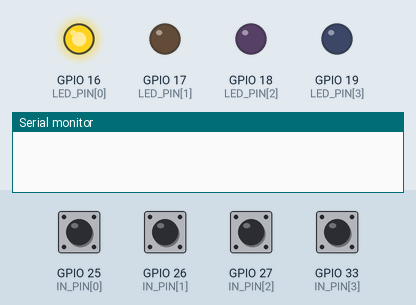
Simulated run of this sketch. Board: ESP32. Parts: output pins drawn as LEDs (lit = HIGH), the last lines printed to the serial monitor. The test bench sets the inputs (shaded band); at power-on: GPIO 25 (IN_PIN[0]), GPIO 26 (IN_PIN[1]), GPIO 27 (IN_PIN[2]), GPIO 33 (IN_PIN[3]) HIGH. Nothing arrives over Bluetooth unless stated; a phone connects over Bluetooth LE 3 s after start.

Above: at 0.1 s.
At 0.5 s:
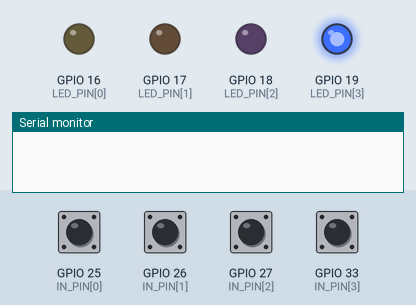
At 1.8 s:
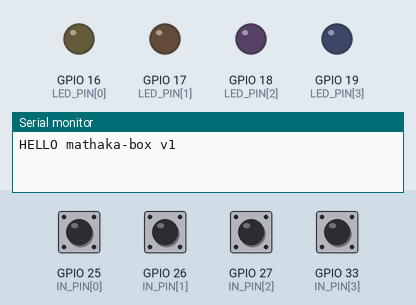
1.9 s: GPIO 25 (IN_PIN[0]) pulled LOW for 0.15 s
Timing chart, 0 to 4.9 s (numbered marks = the images above; inputs shaded):
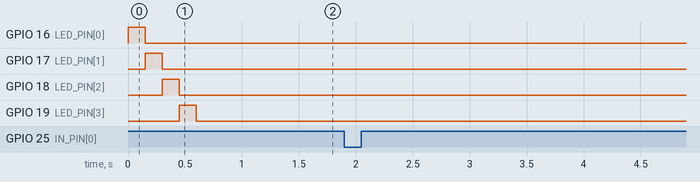

The sketch:

mathaka_box.ino
```cpp
// (licence header left out)
#include <BLEDevice.h>
#include <BLEServer.h>
#include <BLEUtils.h>
#include <BLE2902.h>

// ---- choose the inputs ----
// 0 = push buttons (sends PRESS n)
// 1 = lid reed switches, magnet on the lid (sends LID n OPEN / LID n CLOSE)
#define INPUT_MODE_LID 0

// Same UUIDs as packages/core/src/box.ts
#define SERVICE_UUID "6e1a0001-6d61-7468-616b-612d626f7821"
#define COMMAND_UUID "6e1a0002-6d61-7468-616b-612d626f7821"
#define EVENT_UUID   "6e1a0003-6d61-7468-616b-612d626f7821"

const int SLOTS = 4;
const int LED_PIN[SLOTS] = {16, 17, 18, 19};   // morning, noon, evening, night (220 ohm resistor each)
const int IN_PIN[SLOTS]  = {25, 26, 27, 33};   // to GND, internal pull-up: LOW = pressed / lid closed on magnet

// Blinking is slow on purpose: max 1 flash per second (photosensitivity safety).
const unsigned long BLINK_HALF_MS = 500;
const unsigned long DEBOUNCE_MS = 40;
// a lit slot turns itself off after 3 hours, in case the phone is gone
const unsigned long AUTO_OFF_MS = 3UL * 60UL * 60UL * 1000UL;

enum LedMode { OFF, ON, BLINK };
LedMode mode[SLOTS] = {OFF, OFF, OFF, OFF};
unsigned long litSince[SLOTS] = {0, 0, 0, 0};

int lastRaw[SLOTS];
int stable[SLOTS];
unsigned long changedAt[SLOTS];

BLECharacteristic *eventChar = nullptr;
bool phoneConnected = false;
bool sayHello = false;

// ---------- output: to BLE (if connected) and always to Serial ----------
void sendEvent(const String &line) {
  Serial.println(line);
  if (phoneConnected && eventChar) {
    eventChar->setValue(line.c_str());
    eventChar->notify();
  }
}

// ---------- commands ----------
void setMode(int i, LedMode m) {
  mode[i] = m;
  litSince[i] = (m == OFF) ? 0 : millis();
  if (m == OFF) digitalWrite(LED_PIN[i], LOW);
  if (m == ON) digitalWrite(LED_PIN[i], HIGH);
}

void handleCommand(String line) {
  line.trim();
  line.toUpperCase();
  if (line == "ALL_OFF") {
    for (int i = 0; i < SLOTS; i++) setMode(i, OFF);
    return;
  }
  int sp = line.indexOf(' ');
  if (sp < 0) return;
  String cmd = line.substring(0, sp);
  int n = line.substring(sp + 1).toInt();
  if (n < 1 || n > SLOTS) return;  // ignore anything we do not understand
  int i = n - 1;
  if (cmd == "LIGHT") setMode(i, ON);
  else if (cmd == "BLINK") setMode(i, BLINK);
  else if (cmd == "OFF") setMode(i, OFF);
}

// ---------- BLE ----------
class ServerEvents : public BLEServerCallbacks {
  void onConnect(BLEServer *s) override {
    phoneConnected = true;
    sayHello = true;
  }
  void onDisconnect(BLEServer *s) override {
    phoneConnected = false;
    BLEDevice::startAdvertising();  // let the phone find us again
  }
};

class CommandWrites : public BLECharacteristicCallbacks {
  void onWrite(BLECharacteristic *c) override {
    // getValue() is std::string on core 2.x and String on 3.x: c_str() works for both
    handleCommand(String(c->getValue().c_str()));
  }
};

void setupBle() {
  BLEDevice::init("mathaka-box");
  BLEServer *server = BLEDevice::createServer();
  server->setCallbacks(new ServerEvents());
  BLEService *service = server->createService(SERVICE_UUID);
  BLECharacteristic *command = service->createCharacteristic(
      COMMAND_UUID, BLECharacteristic::PROPERTY_WRITE | BLECharacteristic::PROPERTY_WRITE_NR);
  command->setCallbacks(new CommandWrites());
  eventChar = service->createCharacteristic(EVENT_UUID, BLECharacteristic::PROPERTY_NOTIFY | BLECharacteristic::PROPERTY_READ);
  eventChar->addDescriptor(new BLE2902());
  service->start();
  BLEAdvertising *adv = BLEDevice::getAdvertising();
  adv->addServiceUUID(SERVICE_UUID);
  adv->setScanResponse(true);
  BLEDevice::startAdvertising();
}

// ---------- setup / loop ----------
void setup() {
  Serial.begin(115200);
  for (int i = 0; i < SLOTS; i++) {
    pinMode(LED_PIN[i], OUTPUT);
    digitalWrite(LED_PIN[i], LOW);
    pinMode(IN_PIN[i], INPUT_PULLUP);
    lastRaw[i] = stable[i] = digitalRead(IN_PIN[i]);
    changedAt[i] = 0;
  }
  // a short hello wave so the family knows every LED works
  for (int i = 0; i < SLOTS; i++) { digitalWrite(LED_PIN[i], HIGH); delay(150); digitalWrite(LED_PIN[i], LOW); }
  setupBle();
  sendEvent("HELLO mathaka-box v1");
}

String serialLine;

void loop() {
  unsigned long now = millis();

  // commands typed on USB Serial (also how the Wokwi simulator is driven)
  while (Serial.available()) {
    char ch = (char)Serial.read();
    if (ch == '\n' || ch == '\r') {
      if (serialLine.length()) handleCommand(serialLine);
      serialLine = "";
    } else if (serialLine.length() < 32) {
      serialLine += ch;
    }
  }

  if (sayHello) {  // after the phone connects, give it a moment to subscribe
    delay(300);
    sendEvent("HELLO mathaka-box v1");
    sayHello = false;
  }

  for (int i = 0; i < SLOTS; i++) {
    // LEDs
    if (mode[i] != OFF && now - litSince[i] > AUTO_OFF_MS) setMode(i, OFF);
    if (mode[i] == BLINK) digitalWrite(LED_PIN[i], ((now / BLINK_HALF_MS) % 2) ? HIGH : LOW);

    // inputs, debounced
    int raw = digitalRead(IN_PIN[i]);
    if (raw != lastRaw[i]) {
      lastRaw[i] = raw;
      changedAt[i] = now;
    }
    if (raw != stable[i] && now - changedAt[i] > DEBOUNCE_MS) {
      stable[i] = raw;
#if INPUT_MODE_LID
      // reed switch closed by the lid magnet = LOW; lid lifted = HIGH
      sendEvent(String("LID ") + (i + 1) + (raw == HIGH ? " OPEN" : " CLOSE"));
#else
      if (raw == LOW) sendEvent(String("PRESS ") + (i + 1));
#endif
    }
  }
  delay(5);
}
```
